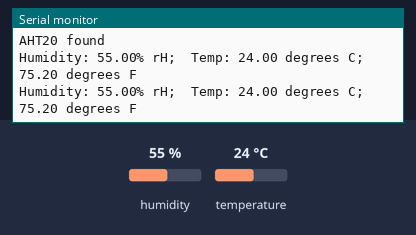
A sketch run on a simulated Arduino Uno, built with avr-gcc and run on an emulated ATmega328P. On the bench: the last lines printed to the serial monitor. Inputs (shaded band) come from the test bench; at power-on: humidity 55 %, temperature 24 °C.

Above: at 1.9 s.
2.0 s: humidity set to 22 %
At 3.0 s:
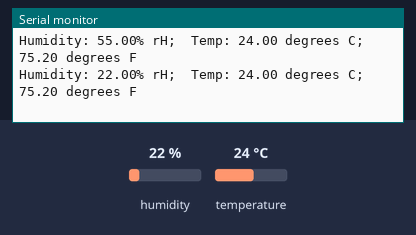
3.5 s: temperature set to 12 °C
At 4.8 s:
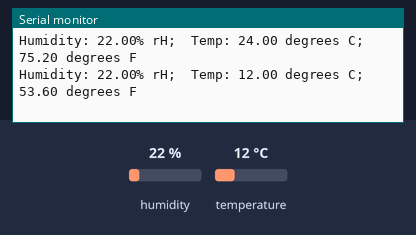
5.0 s: humidity set to 40 %
At 5.9 s:
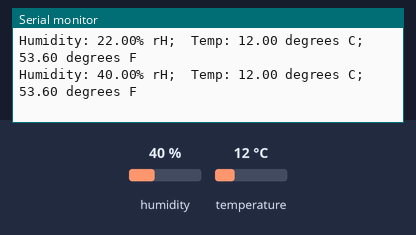
Timing chart, 0 to 8.0 s (numbered marks = the images above; inputs shaded):
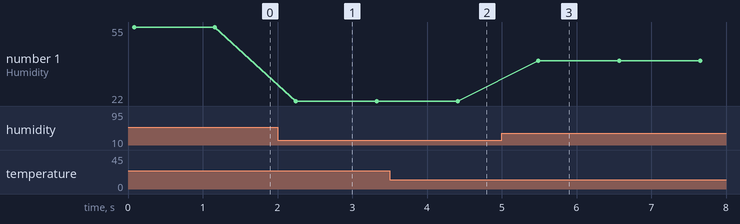

The sketch:

mayfly_04_AHT20_humidity_temp.ino
```cpp
//AHT20 digital humidity/temperature sensor

//Use a Grove cable to connect the AHT20 sensor board to the I2C Grove connector on the Mayfly

#include <Adafruit_AHTX0.h>

Adafruit_AHTX0 aht;

void setup() {
  Serial.begin(57600);
  Serial.println("AHT20 Digital Humidity/Temperature sensor demo");

  if (! aht.begin()) {
    Serial.println("Could not find AHT? Check wiring");
    while (1) delay(10);
  }
  Serial.println("AHT20 found");
}

void loop() {
  sensors_event_t humidity, temp;
  aht.getEvent(&humidity, &temp);// populate temp and humidity objects with fresh data
  Serial.print("Humidity: "); Serial.print(humidity.relative_humidity); Serial.print("% rH;  ");
  Serial.print("Temp: "); Serial.print(temp.temperature); Serial.print(" degrees C; ");

  // now convert from Celcius to Fahrenheit

  float temperatureF = (temp.temperature * 9.0 / 5.0) + 32.0;
  Serial.print(temperatureF); Serial.print(" degrees F");

  Serial.println();
  delay(1000);  // wait 1 second before next sample
}
```

Measured:
- after the input at 2.0 s, the serial monitor: prints a new line after 0.24 s (image 1)
- after the input at 3.5 s, the serial monitor: prints a new line after 0.91 s (image 2)
- after the input at 5.0 s, the serial monitor: prints a new line after 0.49 s (image 3)
- plotted number 1: 55 → 22 after the input at 2.0 s, 22 → 40 after the input at 5.0 s
